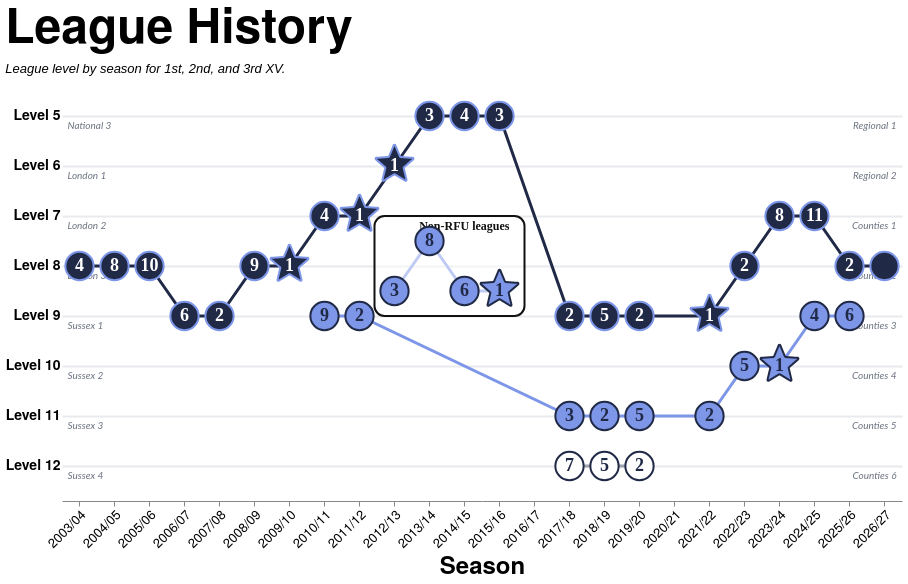

The specification (Vega-Lite) saved for this image:
### Vega-Lite specification from a JSON file in a GitHub repository (floating-point values rounded to 4 significant figures)
{"config": {"axis": {"labelFont": "PT Sans Narrow, Helvetica Neue, Helvetica, Arial, sans-serif", "titleFont": "PT Sans Narrow, Helvetica Neue, Helvetica, Arial, sans-serif", "labelFontSize": 13, "titleFontSize": 24, "gridColor": "#202947", "gridOpacity": 0.2, "zindex": 1}, "text": {"font": "Lato, sans-serif"}, "bar": {"cornerRadiusEnd": 5}, "header": {"labelFont": "PT Sans Narrow, Helvetica Neue, Helvetica, Arial, sans-serif", "titleFont": "PT Sans Narrow, Helvetica Neue, Helvetica, Arial, sans-serif", "labelFontSize": 24, "titleFontSize": 28, "labelFontWeight": "bold", "orient": "left"}, "legend": {"labelFont": "PT Sans Narrow, Helvetica Neue, Helvetica, Arial, sans-serif", "titleFont": "PT Sans Narrow, Helvetica Neue, Helvetica, Arial, sans-serif", "labelFontSize": 14, "titleFontSize": 16, "titlePadding": 5, "fillColor": "white", "strokeColor": "black", "padding": 10, "titleFontWeight": "lighter", "titleFontStyle": "italic", "titleColor": "gray", "offset": 10}, "title": {"font": "PT Sans Narrow, Helvetica Neue, Helvetica, Arial, sans-serif", "fontSize": 48, "fontWeight": "bold", "anchor": "start", "align": "center", "titlePadding": 20, "subtitlePadding": 10, "subtitleFontSize": 13, "subtitleColor": "", "subtitleFontStyle": "italic", "offset": 15, "color": "black"}, "axisX": {"labelAngle": 0}, "facet": {"title": null, "header": null, "align": {"row": "each", "column": "each"}, "spacing": 10}, "resolve": {"scale": {"y": "independent", "facet": "independent"}}, "background": "transparent", "scale": {"offsetBandPaddingOuter": 0.2, "offsetBandPaddingInner": 0.1}, "view": {"stroke": null, "background": "transparent"}}, "layer": [{"data": {"name": "data-bbbbaa5feb3e748d93e2c3d15291474e"}, "mark": {"type": "text", "align": "left", "baseline": "middle", "color": "#6b7280", "dx": -12, "dy": 10, "fontSize": 10, "fontStyle": "italic", "opacity": 1.0}, "encoding": {"text": {"field": "historic", "type": "nominal"}, "x": {"field": "left_anchor", "sort": ["2003/04", "2004/05", "2005/06", "2006/07", "2007/08", "2008/09", "2009/10", "2010/11", "2011/12", "2012/13", "2013/14", "2014/15", "2015/16", "2016/17", "2017/18", "2018/19", "2019/20", "2020/21", "2021/22", "2022/23", "2023/24", "2024/25", "2025/26", "2026/27"], "type": "nominal"}, "y": {"field": "level", "type": "ordinal"}}}, {"data": {"name": "data-bbbbaa5feb3e748d93e2c3d15291474e"}, "mark": {"type": "text", "align": "right", "baseline": "middle", "color": "#6b7280", "dx": 12, "dy": 10, "fontSize": 10, "fontStyle": "italic", "opacity": 1.0}, "encoding": {"text": {"field": "current", "type": "nominal"}, "x": {"field": "right_anchor", "sort": ["2003/04", "2004/05", "2005/06", "2006/07", "2007/08", "2008/09", "2009/10", "2010/11", "2011/12", "2012/13", "2013/14", "2014/15", "2015/16", "2016/17", "2017/18", "2018/19", "2019/20", "2020/21", "2021/22", "2022/23", "2023/24", "2024/25", "2025/26", "2026/27"], "type": "nominal"}, "y": {"field": "level", "type": "ordinal"}}}, {"data": {"name": "data-2d54d28862bd9938162534d293839e92"}, "mark": {"type": "line", "strokeWidth": 3}, "encoding": {"color": {"field": "squad", "legend": null, "scale": {"domain": ["1st", "2nd", "3rd"], "range": ["#202946", "#7d96e8", "#9ca3af"]}, "type": "nominal"}, "tooltip": [{"field": "season", "title": "Season", "type": "nominal"}, {"field": "squad", "title": "Squad", "type": "nominal"}, {"field": "league", "title": "League", "type": "nominal"}, {"field": "level_display_label", "title": "Level", "type": "nominal"}, {"field": "rank", "title": "Position", "type": "ordinal"}], "x": {"axis": {"labelAlign": "right", "labelAngle": -45, "offset": 10}, "field": "season", "scale": {"domain": ["2003/04", "2004/05", "2005/06", "2006/07", "2007/08", "2008/09", "2009/10", "2010/11", "2011/12", "2012/13", "2013/14", "2014/15", "2015/16", "2016/17", "2017/18", "2018/19", "2019/20", "2020/21", "2021/22", "2022/23", "2023/24", "2024/25", "2025/26", "2026/27"]}, "title": "Season", "type": "ordinal"}, "y": {"axis": {"domain": false, "grid": true, "gridColor": "#d1d5db", "gridOpacity": 0.5, "gridWidth": 2, "labelExpr": "'Level ' + datum.value", "labelFontSize": 14, "labelFontWeight": "bold", "ticks": false}, "field": "level", "title": null, "type": "ordinal"}}, "transform": [{"filter": "!(datum.is_non_rfu && datum.squad == '2nd')"}]}, {"data": {"name": "data-2d54d28862bd9938162534d293839e92"}, "mark": {"type": "line", "strokeWidth": 3, "yOffset": 25}, "encoding": {"color": {"field": "squad", "legend": null, "scale": {"domain": ["1st", "2nd", "3rd"], "range": ["#202946", "#7d96e8", "#9ca3af"]}, "type": "nominal"}, "tooltip": [{"field": "season", "title": "Season", "type": "nominal"}, {"field": "squad", "title": "Squad", "type": "nominal"}, {"field": "league", "title": "League", "type": "nominal"}, {"field": "level_display_label", "title": "Level", "type": "nominal"}, {"field": "rank", "title": "Position", "type": "ordinal"}], "x": {"axis": {"labelAlign": "right", "labelAngle": -45, "offset": 10}, "field": "season", "scale": {"domain": ["2003/04", "2004/05", "2005/06", "2006/07", "2007/08", "2008/09", "2009/10", "2010/11", "2011/12", "2012/13", "2013/14", "2014/15", "2015/16", "2016/17", "2017/18", "2018/19", "2019/20", "2020/21", "2021/22", "2022/23", "2023/24", "2024/25", "2025/26", "2026/27"]}, "title": "Season", "type": "ordinal"}, "y": {"axis": {"domain": false, "grid": true, "gridColor": "#d1d5db", "gridOpacity": 0.5, "gridWidth": 2, "labelExpr": "'Level ' + datum.value", "labelFontSize": 14, "labelFontWeight": "bold", "ticks": false}, "field": "level", "title": null, "type": "ordinal"}}, "transform": [{"filter": "datum.is_non_rfu && datum.squad == '2nd'"}]}, {"data": {"name": "data-25b8d91592a381e1b82909e6668e266d"}, "mark": {"type": "rect", "cornerRadius": 10, "fill": "white", "fillOpacity": 0.5, "stroke": "#111111", "strokeWidth": 2, "x2Offset": 25, "xOffset": -20, "y2Offset": 50, "yOffset": 0}, "encoding": {"x": {"field": "season_start", "scale": {"domain": ["2003/04", "2004/05", "2005/06", "2006/07", "2007/08", "2008/09", "2009/10", "2010/11", "2011/12", "2012/13", "2013/14", "2014/15", "2015/16", "2016/17", "2017/18", "2018/19", "2019/20", "2020/21", "2021/22", "2022/23", "2023/24", "2024/25", "2025/26", "2026/27"]}, "type": "ordinal"}, "x2": {"field": "season_end"}, "y": {"field": "level_start", "type": "ordinal"}, "y2": {"field": "level_end"}}}, {"data": {"name": "data-25b8d91592a381e1b82909e6668e266d"}, "mark": {"type": "text", "align": "right", "baseline": "top", "color": "#111111", "dx": 10, "dy": 5, "font": "PT Sans Narrow", "fontSize": 12, "fontWeight": "bold"}, "encoding": {"text": {"field": "label", "type": "nominal"}, "x": {"field": "season_end", "scale": {"domain": ["2003/04", "2004/05", "2005/06", "2006/07", "2007/08", "2008/09", "2009/10", "2010/11", "2011/12", "2012/13", "2013/14", "2014/15", "2015/16", "2016/17", "2017/18", "2018/19", "2019/20", "2020/21", "2021/22", "2022/23", "2023/24", "2024/25", "2025/26", "2026/27"]}, "type": "ordinal"}, "y": {"field": "level_start", "type": "ordinal"}}}, {"data": {"name": "data-2d54d28862bd9938162534d293839e92"}, "mark": {"type": "point", "filled": true, "opacity": 1, "size": 800, "strokeWidth": 2}, "encoding": {"color": {"field": "squad", "legend": null, "scale": {"domain": ["1st", "2nd", "3rd"], "range": ["#202946", "#7d96e8", "#9ca3af"]}, "type": "nominal"}, "fill": {"condition": {"test": "datum.squad == '3rd'", "value": "#ffffff"}, "field": "squad", "legend": null, "scale": {"domain": ["1st", "2nd", "3rd"], "range": ["#202946", "#7d96e8", "#9ca3af"]}, "type": "nominal"}, "shape": {"field": "marker_shape", "legend": null, "scale": null, "type": "nominal"}, "stroke": {"condition": {"test": "datum.squad == '1st'", "value": "#7d96e8"}, "value": "#202946"}, "tooltip": [{"field": "season", "title": "Season", "type": "nominal"}, {"field": "squad", "title": "Squad", "type": "nominal"}, {"field": "league", "title": "League", "type": "nominal"}, {"field": "level_display_label", "title": "Level", "type": "nominal"}, {"field": "rank", "title": "Position", "type": "ordinal"}], "x": {"axis": {"labelAlign": "right", "labelAngle": -45, "offset": 10}, "field": "season", "scale": {"domain": ["2003/04", "2004/05", "2005/06", "2006/07", "2007/08", "2008/09", "2009/10", "2010/11", "2011/12", "2012/13", "2013/14", "2014/15", "2015/16", "2016/17", "2017/18", "2018/19", "2019/20", "2020/21", "2021/22", "2022/23", "2023/24", "2024/25", "2025/26", "2026/27"]}, "title": "Season", "type": "ordinal"}, "y": {"axis": {"domain": false, "grid": true, "gridColor": "#d1d5db", "gridOpacity": 0.5, "gridWidth": 2, "labelExpr": "'Level ' + datum.value", "labelFontSize": 14, "labelFontWeight": "bold", "ticks": false}, "field": "level", "title": null, "type": "ordinal"}}, "transform": [{"filter": "!(datum.is_non_rfu && datum.squad == '2nd')"}]}, {"data": {"name": "data-2d54d28862bd9938162534d293839e92"}, "mark": {"type": "point", "filled": true, "opacity": 1, "size": 800, "strokeWidth": 2, "yOffset": 25}, "encoding": {"color": {"field": "squad", "legend": null, "scale": {"domain": ["1st", "2nd", "3rd"], "range": ["#202946", "#7d96e8", "#9ca3af"]}, "type": "nominal"}, "fill": {"condition": {"test": "datum.squad == '3rd'", "value": "#ffffff"}, "field": "squad", "legend": null, "scale": {"domain": ["1st", "2nd", "3rd"], "range": ["#202946", "#7d96e8", "#9ca3af"]}, "type": "nominal"}, "shape": {"field": "marker_shape", "legend": null, "scale": null, "type": "nominal"}, "stroke": {"condition": {"test": "datum.squad == '1st'", "value": "#7d96e8"}, "value": "#202946"}, "tooltip": [{"field": "season", "title": "Season", "type": "nominal"}, {"field": "squad", "title": "Squad", "type": "nominal"}, {"field": "league", "title": "League", "type": "nominal"}, {"field": "level_display_label", "title": "Level", "type": "nominal"}, {"field": "rank", "title": "Position", "type": "ordinal"}], "x": {"axis": {"labelAlign": "right", "labelAngle": -45, "offset": 10}, "field": "season", "scale": {"domain": ["2003/04", "2004/05", "2005/06", "2006/07", "2007/08", "2008/09", "2009/10", "2010/11", "2011/12", "2012/13", "2013/14", "2014/15", "2015/16", "2016/17", "2017/18", "2018/19", "2019/20", "2020/21", "2021/22", "2022/23", "2023/24", "2024/25", "2025/26", "2026/27"]}, "title": "Season", "type": "ordinal"}, "y": {"axis": {"domain": false, "grid": true, "gridColor": "#d1d5db", "gridOpacity": 0.5, "gridWidth": 2, "labelExpr": "'Level ' + datum.value", "labelFontSize": 14, "labelFontWeight": "bold", "ticks": false}, "field": "level", "title": null, "type": "ordinal"}}, "transform": [{"filter": "datum.is_non_rfu && datum.squad == '2nd'"}]}, {"data": {"name": "data-2d54d28862bd9938162534d293839e92"}, "mark": {"type": "text", "font": "PT Sans Narrow", "fontSize": 18, "fontWeight": "bold"}, "encoding": {"color": {"field": "rank_text_color", "legend": null, "scale": null, "type": "nominal"}, "text": {"field": "rank_label", "type": "nominal"}, "tooltip": [{"field": "season", "title": "Season", "type": "nominal"}, {"field": "squad", "title": "Squad", "type": "nominal"}, {"field": "league", "title": "League", "type": "nominal"}, {"field": "level_display_label", "title": "Level", "type": "nominal"}, {"field": "rank", "title": "Position", "type": "ordinal"}], "x": {"axis": {"labelAlign": "right", "labelAngle": -45, "offset": 10}, "field": "season", "scale": {"domain": ["2003/04", "2004/05", "2005/06", "2006/07", "2007/08", "2008/09", "2009/10", "2010/11", "2011/12", "2012/13", "2013/14", "2014/15", "2015/16", "2016/17", "2017/18", "2018/19", "2019/20", "2020/21", "2021/22", "2022/23", "2023/24", "2024/25", "2025/26", "2026/27"]}, "title": "Season", "type": "ordinal"}, "y": {"axis": {"domain": false, "grid": true, "gridColor": "#d1d5db", "gridOpacity": 0.5, "gridWidth": 2, "labelExpr": "'Level ' + datum.value", "labelFontSize": 14, "labelFontWeight": "bold", "ticks": false}, "field": "level", "title": null, "type": "ordinal"}}, "transform": [{"filter": "!(datum.is_non_rfu && datum.squad == '2nd')"}]}, {"data": {"name": "data-2d54d28862bd9938162534d293839e92"}, "mark": {"type": "text", "font": "PT Sans Narrow", "fontSize": 18, "fontWeight": "bold", "yOffset": 25}, "encoding": {"color": {"field": "rank_text_color", "legend": null, "scale": null, "type": "nominal"}, "text": {"field": "rank_label", "type": "nominal"}, "tooltip": [{"field": "season", "title": "Season", "type": "nominal"}, {"field": "squad", "title": "Squad", "type": "nominal"}, {"field": "league", "title": "League", "type": "nominal"}, {"field": "level_display_label", "title": "Level", "type": "nominal"}, {"field": "rank", "title": "Position", "type": "ordinal"}], "x": {"axis": {"labelAlign": "right", "labelAngle": -45, "offset": 10}, "field": "season", "scale": {"domain": ["2003/04", "2004/05", "2005/06", "2006/07", "2007/08", "2008/09", "2009/10", "2010/11", "2011/12", "2012/13", "2013/14", "2014/15", "2015/16", "2016/17", "2017/18", "2018/19", "2019/20", "2020/21", "2021/22", "2022/23", "2023/24", "2024/25", "2025/26", "2026/27"]}, "title": "Season", "type": "ordinal"}, "y": {"axis": {"domain": false, "grid": true, "gridColor": "#d1d5db", "gridOpacity": 0.5, "gridWidth": 2, "labelExpr": "'Level ' + datum.value", "labelFontSize": 14, "labelFontWeight": "bold", "ticks": false}, "field": "level", "title": null, "type": "ordinal"}}, "transform": [{"filter": "datum.is_non_rfu && datum.squad == '2nd'"}]}], "height": {"step": 50}, "resolve": {"scale": {"color": "independent"}}, "title": {"text": "League History", "subtitle": "League level by season for 1st, 2nd, and 3rd XV."}, "width": {"step": 35}, "$schema": "https://vega.github.io/schema/vega-lite/v5.20.1.json", "datasets": {"data-bbbbaa5feb3e748d93e2c3d15291474e": [{"level": 5, "historic": "National 3", "current": "Regional 1", "left_anchor": "2003/04", "right_anchor": "2026/27"}, {"level": 6, "historic": "London 1", "current": "Regional 2", "left_anchor": "2003/04", "right_anchor": "2026/27"}, {"level": 7, "historic": "London 2", "current": "Counties 1", "left_anchor": "2003/04", "right_anchor": "2026/27"}, {"level": 8, "historic": "London 3", "current": "Counties 2", "left_anchor": "2003/04", "right_anchor": "2026/27"}, {"level": 9, "historic": "Sussex 1", "current": "Counties 3", "left_anchor": "2003/04", "right_anchor": "2026/27"}, {"level": 10, "historic": "Sussex 2", "current": "Counties 4", "left_anchor": "2003/04", "right_anchor": "2026/27"}, {"level": 11, "historic": "Sussex 3", "current": "Counties 5", "left_anchor": "2003/04", "right_anchor": "2026/27"}, {"level": 12, "historic": "Sussex 4", "current": "Counties 6", "left_anchor": "2003/04", "right_anchor": "2026/27"}], "data-2d54d28862bd9938162534d293839e92": [{"season": "2003/04", "season_start_year": 2003, "squad": "1st", "league": "London 4 South East", "level": 8, "rank": 4, "is_non_rfu": false, "is_no_league": false, "is_special": false, "marker_shape": "circle", "rank_label": "4", "rank_text_color": "#ffffff", "special_label": "", "level_display_label": "Level 8"}, {"season": "2004/05", "season_start_year": 2004, "squad": "1st", "league": "London 4 South East", "level": 8, "rank": 8, "is_non_rfu": false, "is_no_league": false, "is_special": false, "marker_shape": "circle", "rank_label": "8", "rank_text_color": "#ffffff", "special_label": "", "level_display_label": "Level 8"}, {"season": "2005/06", "season_start_year": 2005, "squad": "1st", "league": "London 4 South East", "level": 8, "rank": 10, "is_non_rfu": false, "is_no_league": false, "is_special": false, "marker_shape": "circle", "rank_label": "10", "rank_text_color": "#ffffff", "special_label": "", "level_display_label": "Level 8"}, {"season": "2006/07", "season_start_year": 2006, "squad": "1st", "league": "Sussex 1", "level": 9, "rank": 6, "is_non_rfu": false, "is_no_league": false, "is_special": false, "marker_shape": "circle", "rank_label": "6", "rank_text_color": "#ffffff", "special_label": "", "level_display_label": "Level 9"}, {"season": "2007/08", "season_start_year": 2007, "squad": "1st", "league": "Sussex 1", "level": 9, "rank": 2, "is_non_rfu": false, "is_no_league": false, "is_special": false, "marker_shape": "circle", "rank_label": "2", "rank_text_color": "#ffffff", "special_label": "", "level_display_label": "Level 9"}, {"season": "2008/09", "season_start_year": 2008, "squad": "1st", "league": "London 4 South East", "level": 8, "rank": 9, "is_non_rfu": false, "is_no_league": false, "is_special": false, "marker_shape": "circle", "rank_label": "9", "rank_text_color": "#ffffff", "special_label": "", "level_display_label": "Level 8"}, {"season": "2009/10", "season_start_year": 2009, "squad": "1st", "league": "London 3 South East", "level": 8, "rank": 1, "is_non_rfu": false, "is_no_league": false, "is_special": false, "marker_shape": "M-.1041-1.3497-.0786-1.4111-.0554-1.4668C-.0349-1.5161.0349-1.5161.0554-1.4668L.0786-1.4111.1041-1.3497.1083-1.3396.3827-.6799C.3913-.6591.4109-.645.4333-.6432L1.1455-.5861 1.1563-.5852 1.2226-.5799 1.2828-.5751C1.336-.5708 1.3576-.5044 1.317-.4697L1.2712-.4304 1.2207-.3871 1.2124-.3801.6698.0847C.6527.0994.6453.1223.6505.1442L.8162.8392.8188.8498.8342.9145.8482.9732C.8606 1.0251.8041 1.0661.7586 1.0383L.7071 1.0069.6503.9722.641.9665.0313.5941C.0121.5824-.0121.5824-.0313.5941L-.641.9665-.6503.9722-.707 1.0069-.7585 1.0383C-.8041 1.0661-.8606 1.0251-.8482.9732L-.8342.9145-.8187.8498-.8162.8392-.6504.1442C-.6452.1223-.6527.0994-.6698.0847L-1.2124-.3801-1.2206-.3871-1.2712-.4304-1.317-.4697C-1.3575-.5044-1.336-.5708-1.2828-.5751L-1.2226-.5799-1.1563-.5852-1.1454-.5861-.4333-.6432C-.4108-.645-.3913-.6592-.3827-.6799L-.1083-1.3396-.1041-1.3497Z", "rank_label": "1", "rank_text_color": "#ffffff", "special_label": "", "level_display_label": "Level 8"}, {"season": "2010/11", "season_start_year": 2010, "squad": "1st", "league": "London 2 South East", "level": 7, "rank": 4, "is_non_rfu": false, "is_no_league": false, "is_special": false, "marker_shape": "circle", "rank_label": "4", "rank_text_color": "#ffffff", "special_label": "", "level_display_label": "Level 7"}, {"season": "2010/11", "season_start_year": 2010, "squad": "2nd", "league": "Sussex Spitfire 1", "level": 9, "rank": 9, "is_non_rfu": false, "is_no_league": false, "is_special": false, "marker_shape": "circle", "rank_label": "9", "rank_text_color": "#202946", "special_label": "", "level_display_label": "Level 9"}, {"season": "2011/12", "season_start_year": 2011, "squad": "1st", "league": "London 2 South East", "level": 7, "rank": 1, "is_non_rfu": false, "is_no_league": false, "is_special": false, "marker_shape": "M-.1041-1.3497-.0786-1.4111-.0554-1.4668C-.0349-1.5161.0349-1.5161.0554-1.4668L.0786-1.4111.1041-1.3497.1083-1.3396.3827-.6799C.3913-.6591.4109-.645.4333-.6432L1.1455-.5861 1.1563-.5852 1.2226-.5799 1.2828-.5751C1.336-.5708 1.3576-.5044 1.317-.4697L1.2712-.4304 1.2207-.3871 1.2124-.3801.6698.0847C.6527.0994.6453.1223.6505.1442L.8162.8392.8188.8498.8342.9145.8482.9732C.8606 1.0251.8041 1.0661.7586 1.0383L.7071 1.0069.6503.9722.641.9665.0313.5941C.0121.5824-.0121.5824-.0313.5941L-.641.9665-.6503.9722-.707 1.0069-.7585 1.0383C-.8041 1.0661-.8606 1.0251-.8482.9732L-.8342.9145-.8187.8498-.8162.8392-.6504.1442C-.6452.1223-.6527.0994-.6698.0847L-1.2124-.3801-1.2206-.3871-1.2712-.4304-1.317-.4697C-1.3575-.5044-1.336-.5708-1.2828-.5751L-1.2226-.5799-1.1563-.5852-1.1454-.5861-.4333-.6432C-.4108-.645-.3913-.6592-.3827-.6799L-.1083-1.3396-.1041-1.3497Z", "rank_label": "1", "rank_text_color": "#ffffff", "special_label": "", "level_display_label": "Level 7"}, {"season": "2011/12", "season_start_year": 2011, "squad": "2nd", "league": "Sussex Spitfire 1", "level": 9, "rank": 2, "is_non_rfu": false, "is_no_league": false, "is_special": false, "marker_shape": "circle", "rank_label": "2", "rank_text_color": "#202946", "special_label": "", "level_display_label": "Level 9"}, {"season": "2012/13", "season_start_year": 2012, "squad": "1st", "league": "London 1 South", "level": 6, "rank": 1, "is_non_rfu": false, "is_no_league": false, "is_special": false, "marker_shape": "M-.1041-1.3497-.0786-1.4111-.0554-1.4668C-.0349-1.5161.0349-1.5161.0554-1.4668L.0786-1.4111.1041-1.3497.1083-1.3396.3827-.6799C.3913-.6591.4109-.645.4333-.6432L1.1455-.5861 1.1563-.5852 1.2226-.5799 1.2828-.5751C1.336-.5708 1.3576-.5044 1.317-.4697L1.2712-.4304 1.2207-.3871 1.2124-.3801.6698.0847C.6527.0994.6453.1223.6505.1442L.8162.8392.8188.8498.8342.9145.8482.9732C.8606 1.0251.8041 1.0661.7586 1.0383L.7071 1.0069.6503.9722.641.9665.0313.5941C.0121.5824-.0121.5824-.0313.5941L-.641.9665-.6503.9722-.707 1.0069-.7585 1.0383C-.8041 1.0661-.8606 1.0251-.8482.9732L-.8342.9145-.8187.8498-.8162.8392-.6504.1442C-.6452.1223-.6527.0994-.6698.0847L-1.2124-.3801-1.2206-.3871-1.2712-.4304-1.317-.4697C-1.3575-.5044-1.336-.5708-1.2828-.5751L-1.2226-.5799-1.1563-.5852-1.1454-.5861-.4333-.6432C-.4108-.645-.3913-.6592-.3827-.6799L-.1083-1.3396-.1041-1.3497Z", "rank_label": "1", "rank_text_color": "#ffffff", "special_label": "", "level_display_label": "Level 6"}, {"season": "2012/13", "season_start_year": 2012, "squad": "2nd", "league": "Raging Bull Shield 3 South", "level": 8, "rank": 3, "is_non_rfu": true, "is_no_league": false, "is_special": true, "marker_shape": "circle", "rank_label": "3", "rank_text_color": "#202946", "special_label": "Non-RFU league", "level_display_label": "Non-RFU league"}, {"season": "2013/14", "season_start_year": 2013, "squad": "1st", "league": "National League 3 London & SE", "level": 5, "rank": 3, "is_non_rfu": false, "is_no_league": false, "is_special": false, "marker_shape": "circle", "rank_label": "3", "rank_text_color": "#ffffff", "special_label": "", "level_display_label": "Level 5"}, {"season": "2013/14", "season_start_year": 2013, "squad": "2nd", "league": "Raging Bull Shield 2 South", "level": 7, "rank": 8, "is_non_rfu": true, "is_no_league": false, "is_special": true, "marker_shape": "circle", "rank_label": "8", "rank_text_color": "#202946", "special_label": "Non-RFU league", "level_display_label": "Non-RFU league"}, {"season": "2014/15", "season_start_year": 2014, "squad": "1st", "league": "National League 3 London & SE", "level": 5, "rank": 4, "is_non_rfu": false, "is_no_league": false, "is_special": false, "marker_shape": "circle", "rank_label": "4", "rank_text_color": "#ffffff", "special_label": "", "level_display_label": "Level 5"}, {"season": "2014/15", "season_start_year": 2014, "squad": "2nd", "league": "Raging Bull Shield 3", "level": 8, "rank": 6, "is_non_rfu": true, "is_no_league": false, "is_special": true, "marker_shape": "circle", "rank_label": "6", "rank_text_color": "#202946", "special_label": "Non-RFU league", "level_display_label": "Non-RFU league"}, {"season": "2015/16", "season_start_year": 2015, "squad": "1st", "league": "National League 3 London & SE", "level": 5, "rank": 3, "is_non_rfu": false, "is_no_league": false, "is_special": false, "marker_shape": "circle", "rank_label": "3", "rank_text_color": "#ffffff", "special_label": "", "level_display_label": "Level 5"}, {"season": "2015/16", "season_start_year": 2015, "squad": "2nd", "league": "Raging Bull Shield 3 Conference 1", "level": 8, "rank": 1, "is_non_rfu": true, "is_no_league": false, "is_special": true, "marker_shape": "M-.1041-1.3497-.0786-1.4111-.0554-1.4668C-.0349-1.5161.0349-1.5161.0554-1.4668L.0786-1.4111.1041-1.3497.1083-1.3396.3827-.6799C.3913-.6591.4109-.645.4333-.6432L1.1455-.5861 1.1563-.5852 1.2226-.5799 1.2828-.5751C1.336-.5708 1.3576-.5044 1.317-.4697L1.2712-.4304 1.2207-.3871 1.2124-.3801.6698.0847C.6527.0994.6453.1223.6505.1442L.8162.8392.8188.8498.8342.9145.8482.9732C.8606 1.0251.8041 1.0661.7586 1.0383L.7071 1.0069.6503.9722.641.9665.0313.5941C.0121.5824-.0121.5824-.0313.5941L-.641.9665-.6503.9722-.707 1.0069-.7585 1.0383C-.8041 1.0661-.8606 1.0251-.8482.9732L-.8342.9145-.8187.8498-.8162.8392-.6504.1442C-.6452.1223-.6527.0994-.6698.0847L-1.2124-.3801-1.2206-.3871-1.2712-.4304-1.317-.4697C-1.3575-.5044-1.336-.5708-1.2828-.5751L-1.2226-.5799-1.1563-.5852-1.1454-.5861-.4333-.6432C-.4108-.645-.3913-.6592-.3827-.6799L-.1083-1.3396-.1041-1.3497Z", "rank_label": "1", "rank_text_color": "#202946", "special_label": "Non-RFU league", "level_display_label": "Non-RFU league"}, {"season": "2017/18", "season_start_year": 2017, "squad": "1st", "league": "Harvey's of Sussex 1", "level": 9, "rank": 2, "is_non_rfu": false, "is_no_league": false, "is_special": false, "marker_shape": "circle", "rank_label": "2", "rank_text_color": "#ffffff", "special_label": "", "level_display_label": "Level 9"}, {"season": "2017/18", "season_start_year": 2017, "squad": "2nd", "league": "Sussex 3 \"Forwards Choice\"", "level": 11, "rank": 3, "is_non_rfu": false, "is_no_league": false, "is_special": false, "marker_shape": "circle", "rank_label": "3", "rank_text_color": "#202946", "special_label": "", "level_display_label": "Level 11"}, {"season": "2017/18", "season_start_year": 2017, "squad": "3rd", "league": "Sussex 4 East \"Bonfire Boy\"", "level": 12, "rank": 7, "is_non_rfu": false, "is_no_league": false, "is_special": false, "marker_shape": "circle", "rank_label": "7", "rank_text_color": "#202946", "special_label": "", "level_display_label": "Level 12"}, {"season": "2018/19", "season_start_year": 2018, "squad": "1st", "league": "Harvey's of Sussex 1", "level": 9, "rank": 5, "is_non_rfu": false, "is_no_league": false, "is_special": false, "marker_shape": "circle", "rank_label": "5", "rank_text_color": "#ffffff", "special_label": "", "level_display_label": "Level 9"}, {"season": "2018/19", "season_start_year": 2018, "squad": "2nd", "league": "Sussex 3 East \"Bonfire Boy\"", "level": 11, "rank": 2, "is_non_rfu": false, "is_no_league": false, "is_special": false, "marker_shape": "circle", "rank_label": "2", "rank_text_color": "#202946", "special_label": "", "level_display_label": "Level 11"}, {"season": "2018/19", "season_start_year": 2018, "squad": "3rd", "league": "Sussex 4 East \"Albion Ale\"", "level": 12, "rank": 5, "is_non_rfu": false, "is_no_league": false, "is_special": false, "marker_shape": "circle", "rank_label": "5", "rank_text_color": "#202946", "special_label": "", "level_display_label": "Level 12"}, {"season": "2019/20", "season_start_year": 2019, "squad": "1st", "league": "Harvey's of Sussex 1", "level": 9, "rank": 2, "is_non_rfu": false, "is_no_league": false, "is_special": false, "marker_shape": "circle", "rank_label": "2", "rank_text_color": "#ffffff", "special_label": "", "level_display_label": "Level 9"}, {"season": "2019/20", "season_start_year": 2019, "squad": "2nd", "league": "Sussex 3 East", "level": 11, "rank": 5, "is_non_rfu": false, "is_no_league": false, "is_special": false, "marker_shape": "circle", "rank_label": "5", "rank_text_color": "#202946", "special_label": "", "level_display_label": "Level 11"}, {"season": "2019/20", "season_start_year": 2019, "squad": "3rd", "league": "Sussex 4", "level": 12, "rank": 2, "is_non_rfu": false, "is_no_league": false, "is_special": false, "marker_shape": "circle", "rank_label": "2", "rank_text_color": "#202946", "special_label": "", "level_display_label": "Level 12"}, {"season": "2021/22", "season_start_year": 2021, "squad": "1st", "league": "Harvey's of Sussex 1", "level": 9, "rank": 1, "is_non_rfu": false, "is_no_league": false, "is_special": false, "marker_shape": "M-.1041-1.3497-.0786-1.4111-.0554-1.4668C-.0349-1.5161.0349-1.5161.0554-1.4668L.0786-1.4111.1041-1.3497.1083-1.3396.3827-.6799C.3913-.6591.4109-.645.4333-.6432L1.1455-.5861 1.1563-.5852 1.2226-.5799 1.2828-.5751C1.336-.5708 1.3576-.5044 1.317-.4697L1.2712-.4304 1.2207-.3871 1.2124-.3801.6698.0847C.6527.0994.6453.1223.6505.1442L.8162.8392.8188.8498.8342.9145.8482.9732C.8606 1.0251.8041 1.0661.7586 1.0383L.7071 1.0069.6503.9722.641.9665.0313.5941C.0121.5824-.0121.5824-.0313.5941L-.641.9665-.6503.9722-.707 1.0069-.7585 1.0383C-.8041 1.0661-.8606 1.0251-.8482.9732L-.8342.9145-.8187.8498-.8162.8392-.6504.1442C-.6452.1223-.6527.0994-.6698.0847L-1.2124-.3801-1.2206-.3871-1.2712-.4304-1.317-.4697C-1.3575-.5044-1.336-.5708-1.2828-.5751L-1.2226-.5799-1.1563-.5852-1.1454-.5861-.4333-.6432C-.4108-.645-.3913-.6592-.3827-.6799L-.1083-1.3396-.1041-1.3497Z", "rank_label": "1", "rank_text_color": "#ffffff", "special_label": "", "level_display_label": "Level 9"}, {"season": "2021/22", "season_start_year": 2021, "squad": "2nd", "league": "Harvey's Olympia Sussex 3 Central", "level": 11, "rank": 2, "is_non_rfu": false, "is_no_league": false, "is_special": false, "marker_shape": "circle", "rank_label": "2", "rank_text_color": "#202946", "special_label": "", "level_display_label": "Level 11"}, {"season": "2022/23", "season_start_year": 2022, "squad": "1st", "league": "Counties 2 Sussex", "level": 8, "rank": 2, "is_non_rfu": false, "is_no_league": false, "is_special": false, "marker_shape": "circle", "rank_label": "2", "rank_text_color": "#ffffff", "special_label": "", "level_display_label": "Level 8"}, {"season": "2022/23", "season_start_year": 2022, "squad": "2nd", "league": "Harvey's Wharf IPA Counties 4 Sussex", "level": 10, "rank": 5, "is_non_rfu": false, "is_no_league": false, "is_special": false, "marker_shape": "circle", "rank_label": "5", "rank_text_color": "#202946", "special_label": "", "level_display_label": "Level 10"}, {"season": "2023/24", "season_start_year": 2023, "squad": "1st", "league": "Counties 1 Surrey/Sussex", "level": 7, "rank": 8, "is_non_rfu": false, "is_no_league": false, "is_special": false, "marker_shape": "circle", "rank_label": "8", "rank_text_color": "#ffffff", "special_label": "", "level_display_label": "Level 7"}, {"season": "2023/24", "season_start_year": 2023, "squad": "2nd", "league": "Harvey's Wharf IPA Counties 4 Sussex East", "level": 10, "rank": 1, "is_non_rfu": false, "is_no_league": false, "is_special": false, "marker_shape": "M-.1041-1.3497-.0786-1.4111-.0554-1.4668C-.0349-1.5161.0349-1.5161.0554-1.4668L.0786-1.4111.1041-1.3497.1083-1.3396.3827-.6799C.3913-.6591.4109-.645.4333-.6432L1.1455-.5861 1.1563-.5852 1.2226-.5799 1.2828-.5751C1.336-.5708 1.3576-.5044 1.317-.4697L1.2712-.4304 1.2207-.3871 1.2124-.3801.6698.0847C.6527.0994.6453.1223.6505.1442L.8162.8392.8188.8498.8342.9145.8482.9732C.8606 1.0251.8041 1.0661.7586 1.0383L.7071 1.0069.6503.9722.641.9665.0313.5941C.0121.5824-.0121.5824-.0313.5941L-.641.9665-.6503.9722-.707 1.0069-.7585 1.0383C-.8041 1.0661-.8606 1.0251-.8482.9732L-.8342.9145-.8187.8498-.8162.8392-.6504.1442C-.6452.1223-.6527.0994-.6698.0847L-1.2124-.3801-1.2206-.3871-1.2712-.4304-1.317-.4697C-1.3575-.5044-1.336-.5708-1.2828-.5751L-1.2226-.5799-1.1563-.5852-1.1454-.5861-.4333-.6432C-.4108-.645-.3913-.6592-.3827-.6799L-.1083-1.3396-.1041-1.3497Z", "rank_label": "1", "rank_text_color": "#202946", "special_label": "", "level_display_label": "Level 10"}, {"season": "2024/25", "season_start_year": 2024, "squad": "1st", "league": "Counties 1 Surrey/Sussex", "level": 7, "rank": 11, "is_non_rfu": false, "is_no_league": false, "is_special": false, "marker_shape": "circle", "rank_label": "11", "rank_text_color": "#ffffff", "special_label": "", "level_display_label": "Level 7"}, {"season": "2024/25", "season_start_year": 2024, "squad": "2nd", "league": "Harvey's Brewery Counties 3 Sussex", "level": 9, "rank": 4, "is_non_rfu": false, "is_no_league": false, "is_special": false, "marker_shape": "circle", "rank_label": "4", "rank_text_color": "#202946", "special_label": "", "level_display_label": "Level 9"}, {"season": "2025/26", "season_start_year": 2025, "squad": "1st", "league": "Counties 2 Sussex", "level": 8, "rank": 2, "is_non_rfu": false, "is_no_league": false, "is_special": false, "marker_shape": "circle", "rank_label": "2", "rank_text_color": "#ffffff", "special_label": "", "level_display_label": "Level 8"}, {"season": "2025/26", "season_start_year": 2025, "squad": "2nd", "league": "Harvey's Brewery Counties 3 Sussex", "level": 9, "rank": 6, "is_non_rfu": false, "is_no_league": false, "is_special": false, "marker_shape": "circle", "rank_label": "6", "rank_text_color": "#202946", "special_label": "", "level_display_label": "Level 9"}, {"season": "2026/27", "season_start_year": 2026, "squad": "1st", "league": "Counties 2 Sussex", "level": 8, "rank": null, "is_non_rfu": false, "is_no_league": false, "is_special": false, "marker_shape": "circle", "rank_label": "", "rank_text_color": "#ffffff", "special_label": "", "level_display_label": "Level 8"}], "data-25b8d91592a381e1b82909e6668e266d": [{"season_start": "2012/13", "season_end": "2015/16", "level_start": 7, "level_end": 8, "label": "Non-RFU leagues"}]}}
